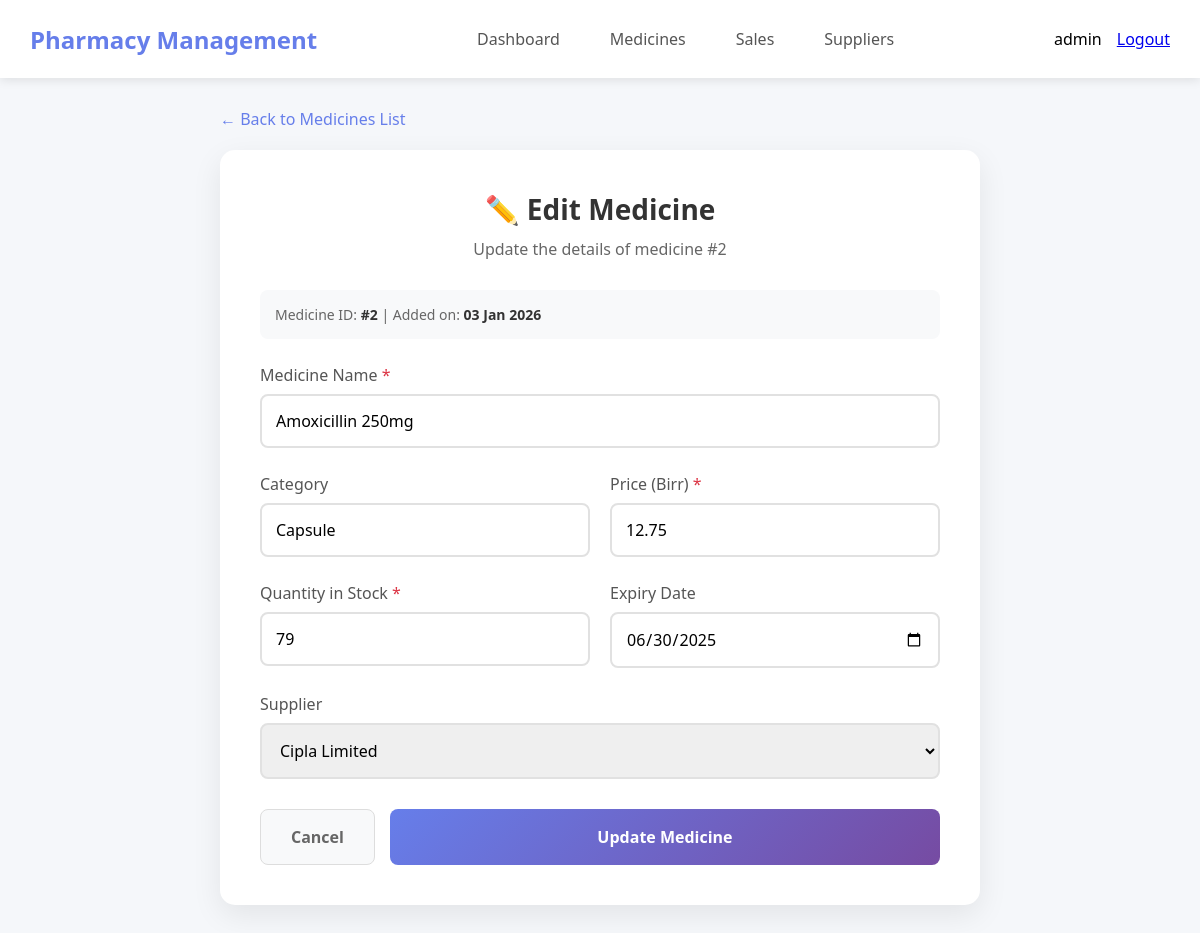
/medicines/edit.php?id=2 (signed in), run on the app's committed database.
### tables this page shows
CREATE TABLE IF NOT EXISTS medicines (
    id INT PRIMARY KEY AUTO_INCREMENT,
    name VARCHAR(100) NOT NULL,
    category VARCHAR(50),
    price DECIMAL(10,2) NOT NULL,
    quantity INT DEFAULT 0,
    expiry_date DATE,
    supplier_id INT,
    created_at TIMESTAMP DEFAULT CURRENT_TIMESTAMP,
    FOREIGN KEY (supplier_id) REFERENCES suppliers(id) ON DELETE SET NULL,
    INDEX idx_expiry (expiry_date),
    INDEX idx_category (category),
    INDEX idx_supplier (supplier_id)
);

CREATE TABLE IF NOT EXISTS suppliers (
    id INT PRIMARY KEY AUTO_INCREMENT,
    name VARCHAR(100) NOT NULL,
    email VARCHAR(100),
    phone VARCHAR(20),
    address TEXT,
    created_at TIMESTAMP DEFAULT CURRENT_TIMESTAMP
);

### medicines/edit.php (the view, shortened to what this page needs)
<?php
require_once '../config/database.php';
$id = (int)$_GET['id'];
$stmt = $pdo->prepare("SELECT * FROM medicines WHERE id = ?");
$stmt->execute([$id]);
$medicine = $stmt->fetch();
$supplierStmt = $pdo->query("SELECT id, name FROM suppliers ORDER BY name");
$suppliers = $supplierStmt->fetchAll();
?>
<!DOCTYPE html>
<html lang="en">
<head>
</head>
<body>
    <nav class="navbar">
        <a href="../dashboard.php" class="logo">Pharmacy Management</a>
        <div class="nav-links">
            <a href="../dashboard.php">Dashboard</a>
            <a href="index.php">Medicines</a>
            <a href="../sales/">Sales</a>
            <a href="../suppliers/">Suppliers</a>
        </div>
        <div style="display: flex; align-items: center; gap: 15px;">
            <div class="user-info">
                <?php echo htmlspecialchars($_SESSION['username']); ?>
            </div>
            <a href="../logout.php" class="logout-btn">Logout</a>
        </div>
    </nav>
    <div class="container">
        <a href="index.php" class="back-link">← Back to Medicines List</a>
        <div class="card">
            <div class="card-header">
                <h1>✏️ Edit Medicine</h1>
                <p>Update the details of medicine #<?php echo $medicine['id']; ?></p>
            </div>
            <div class="medicine-info">
                Medicine ID: <strong>#<?php echo $medicine['id']; ?></strong> |
                Added on: <strong><?php echo date('d M Y', strtotime($medicine['created_at'])); ?></strong>
            </div>
            <form method="POST" action="">
                <div class="form-group">
                    <label for="name">Medicine Name <span class="required">*</span></label>
                    <input type="text" id="name" name="name"
                           value="<?php echo htmlspecialchars($medicine['name']); ?>"
                           required>
                </div>
                <div class="form-row">
                    <div class="form-group">
                        <label for="category">Category</label>
                        <input type="text" id="category" name="category"
                               value="<?php echo htmlspecialchars($medicine['category'] ?? ''); ?>">
                    </div>
                    <div class="form-group">
                        <label for="price">Price (Birr) <span class="required">*</span></label>
                        <input type="number" id="price" name="price"
                               value="<?php echo htmlspecialchars($medicine['price']); ?>"
                               required min="0" step="0.01">
                    </div>
                </div>
                <div class="form-row">
                    <div class="form-group">
                        <label for="quantity">Quantity in Stock <span class="required">*</span></label>
                        <input type="number" id="quantity" name="quantity"
                               value="<?php echo htmlspecialchars($medicine['quantity']); ?>"
                               required min="0">
                    </div>
                    <div class="form-group">
                        <label for="expiry_date">Expiry Date</label>
                        <input type="date" id="expiry_date" name="expiry_date"
                               value="<?php echo !empty($medicine['expiry_date']) ? htmlspecialchars($medicine['expiry_date']) : ''; ?>">
                    </div>
                </div>
                <div class="form-group">
                    <label for="supplier_id">Supplier</label>
                    <select id="supplier_id" name="supplier_id">
                        <?php foreach($suppliers as $supplier): ?>
                            <option value="<?php echo htmlspecialchars($supplier['id']); ?>"
                                <?php echo ($medicine['supplier_id'] == $supplier['id']) ? 'selected' : ''; ?>>
                                <?php echo htmlspecialchars($supplier['name']); ?>
                            </option>
                        <?php endforeach; ?>
                    </select>
                </div>
                <div class="form-actions">
                    <a href="index.php" class="btn-cancel">Cancel</a>
                    <button type="submit" class="btn-submit">Update Medicine</button>
                </div>
            </form>
        </div>
    </div>
</body>
</html>

### medicines/edit.php (style rules this page uses)
* { margin: 0; padding: 0; box-sizing: border-box; font-family: 'Segoe UI', Tahoma, Geneva, Verdana, sans-serif; }
body { background-color: #f5f7fa; }
.navbar { background: white; padding: 20px 30px; box-shadow: 0 2px 10px rgba(0,0,0,0.1); display: flex; justify-content: space-between; align-items: center; }
.logo { font-size: 24px; font-weight: 700; color: #667eea; text-decoration: none; }
.nav-links { display: flex; gap: 20px; }
.nav-links a { text-decoration: none; color: #555; padding: 8px 15px; border-radius: 6px; transition: all 0.3s; }
.container { max-width: 800px; margin: 30px auto; padding: 0 20px; }
.card { background: white; border-radius: 15px; padding: 40px; box-shadow: 0 10px 30px rgba(0,0,0,0.08); }
.card-header { margin-bottom: 30px; text-align: center; }
.card-header h1 { font-size: 28px; color: #333; margin-bottom: 10px; }
.card-header p { color: #666; }
.back-link { display: inline-flex; align-items: center; gap: 8px; color: #667eea; text-decoration: none; margin-bottom: 20px; font-weight: 500; }
.form-group { margin-bottom: 25px; }
.form-group label { display: block; margin-bottom: 8px; color: #555; font-weight: 500; }
.form-group input, .form-group select { width: 100%; padding: 14px; border: 2px solid #e1e1e1; border-radius: 8px; font-size: 16px; transition: border-color 0.3s; }
.form-row { display: grid; grid-template-columns: 1fr 1fr; gap: 20px; }
.btn-submit { background: linear-gradient(135deg, #667eea 0%, #764ba2 100%); color: white; border: none; padding: 16px 30px; border-radius: 8px; font-size: 16px; font-weight: 600; cursor: pointer; width: 100%; transition: transform 0.2s; }
.form-actions { display: flex; gap: 15px; margin-top: 30px; }
.btn-cancel { background: #f8f9fa; color: #666; border: 1px solid #ddd; padding: 16px 30px; border-radius: 8px; font-size: 16px; font-weight: 600; cursor: pointer; text-decoration: none; text-align: center; flex: 1; }
.required { color: #dc3545; }
.medicine-info { background: #f8f9fa; padding: 15px; border-radius: 8px; margin-bottom: 25px; font-size: 14px; color: #666; }
.medicine-info strong { color: #333; }

### data on the page
medicines: id "2", created_at "03 Jan 2026", name "Amoxicillin 250mg", category "Capsule", price "12.75", quantity "79", expiry_date "06/30/2025", supplier_id "Cipla Limited"

### other printed values
$_SESSION['username'] "admin"
